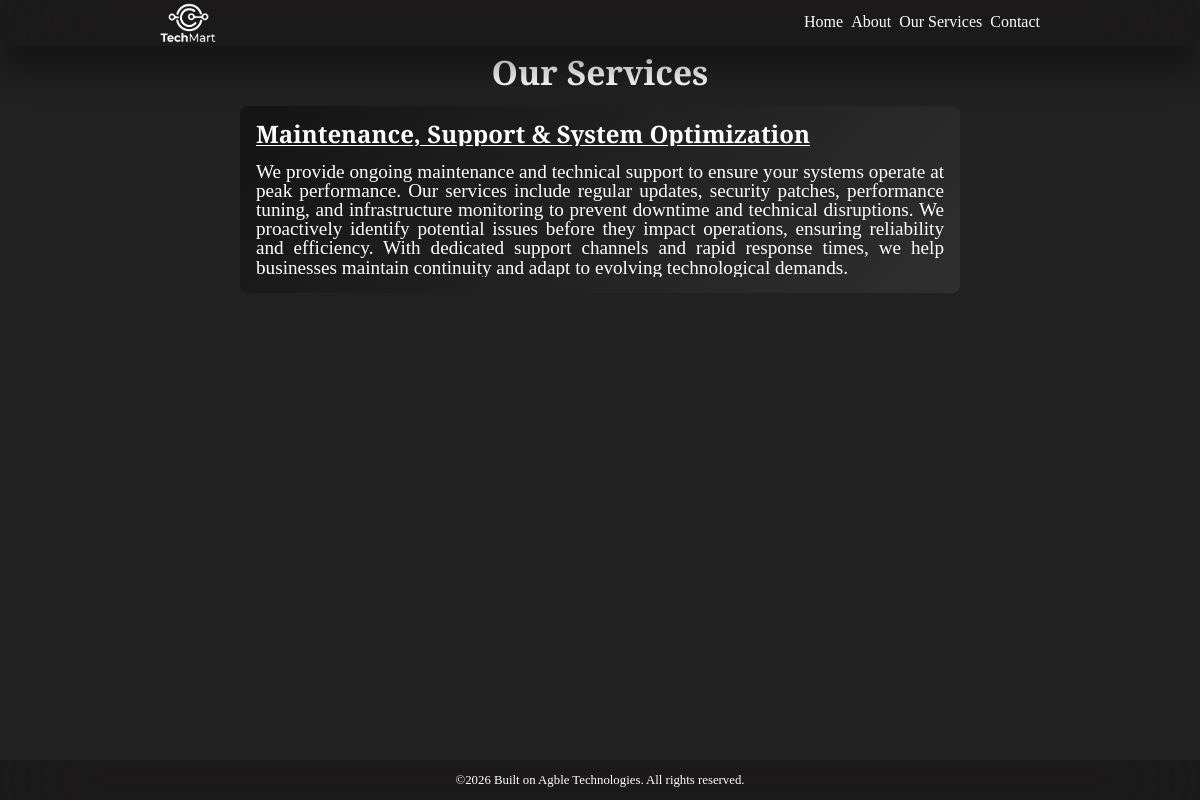
The page /service_page/9/ on the database as committed earlier.
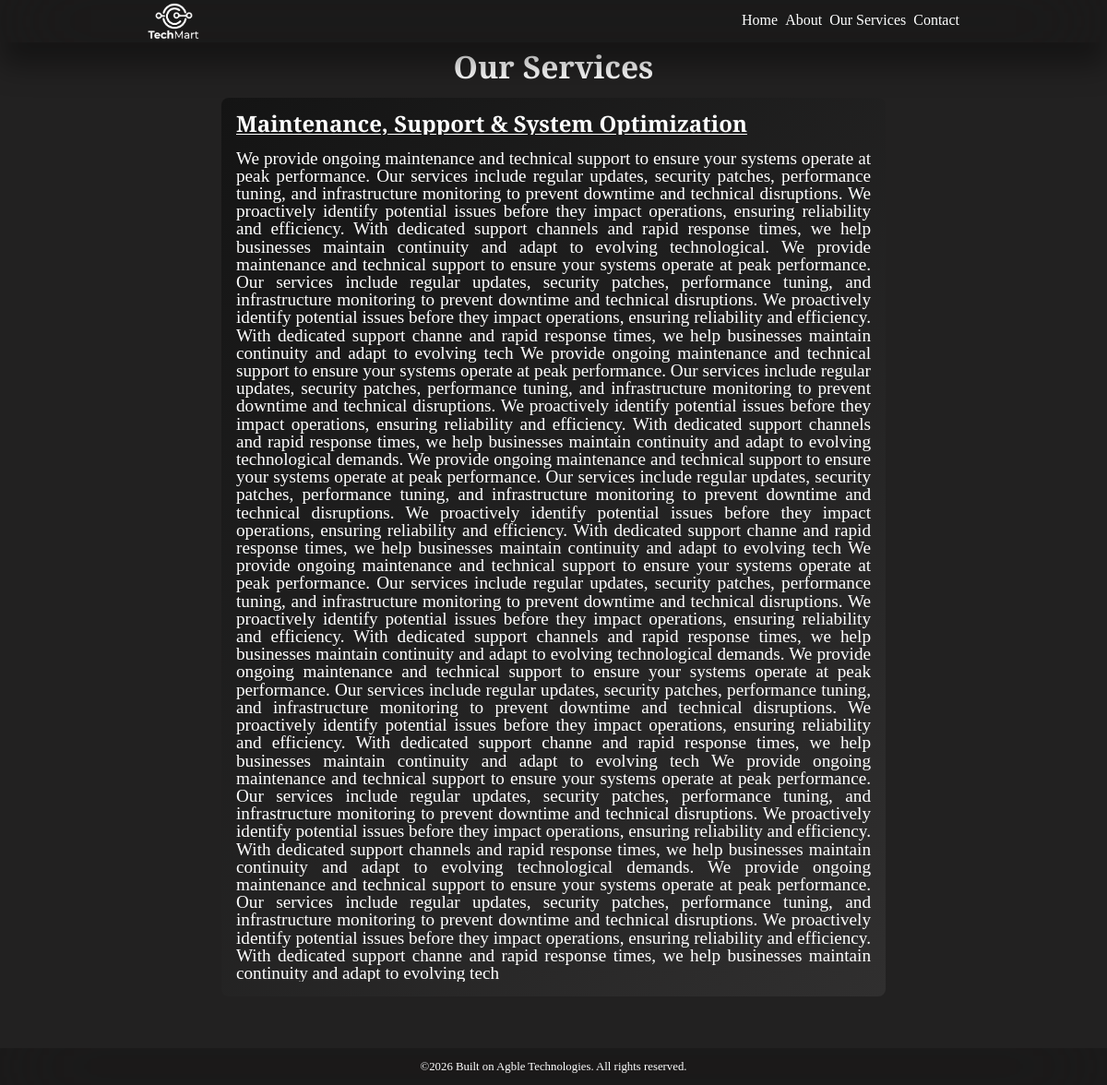
The same page on the database as committed later.
### main/models.py (models this page shows, shortened)
class Service(models.Model):
    service_title = models.CharField(max_length=60)
    service_description = models.TextField(max_length=4000)

### main/views.py (the view)
# urls.py: path('service_page/<int:service_id>/', views.service_page, name='service_page'),
def service_page(request, service_id):
    service = Service.objects.get(pk=service_id)
    return render(request, 'main/service_page.html', {
        "service": service
    })

### main/templates/main/service_page.html
{% extends "main/layout.html" %}
{% load static %}
{% block content %}
<center>
    <h1>Our Services</h1>
</center>
<div class="service_page">
    <div class="service_page_title">
        <h2>{{ service.service_title }}</h2>
    </div>
    <div class="service_page_description">
        <p>
            {{ service.service_description }}
        </p>
    </div>
</div>
{% endblock %}

Rows that differ between the two databases and show on the page:
changed Service "Maintenance, Support & System Optimization": service_description "…and adapt to evolving technological demands." → "…and adapt to evolving technological. We provide maintenance and technical support to ensure your systems operate at peak performance. Our services include regular updates, security patches, performance tuning, and infrastructure monitoring to prevent downtime and technical disruptions. We proactively identify potential issues before they impact operations, ensuring reliability and efficiency. With dedicated support channe and rapid response times, we help businesses maintain continuity and adapt to evolving tech We provide ongoing maintenance and technical support to ensure your systems operate at peak performance. Our services include regular updates, security patches, performance tuning,…"
